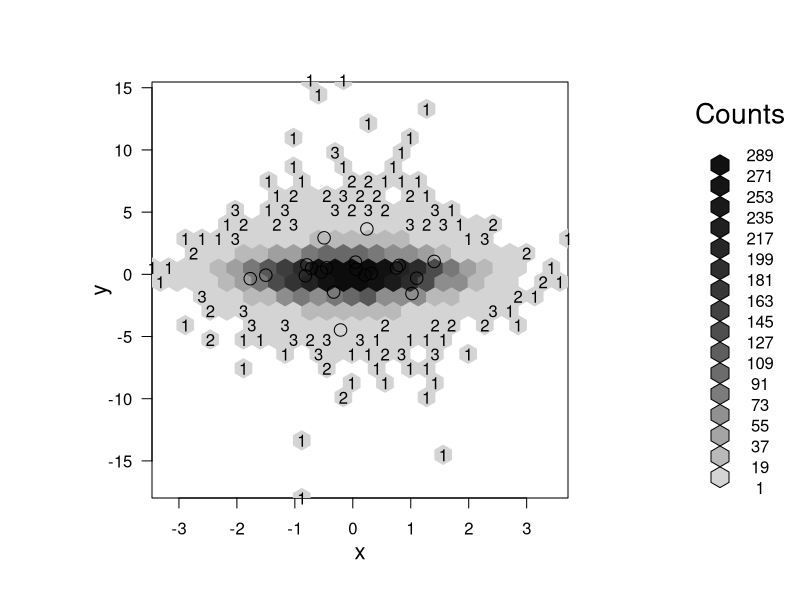

The R source for this figure:
library(hexbin)


### Name: hexViewport
### Title: Compute a Grid Viewport for Hexagon / Hexbin Graphics
### Aliases: hexViewport
### Keywords: hplot aplot

### ** Examples

set.seed(131)
x <- rnorm(7777)
y <- rt   (7777, df=3)

## lower resolution binning and overplotting with counts
bin <- hexbin(x,y,xbins=25)
P <- plot(bin)
xy <- hcell2xy(bin)
pushHexport(P$plot.vp)
i <- bin@count <= 3
library("grid")
grid.text(as.character(bin@count[i]), xy$x[i], xy$y[i],
          default.units = "native")
grid.points(x[1:20],y[1:20]) # to show some points rather than counts
popViewport()
